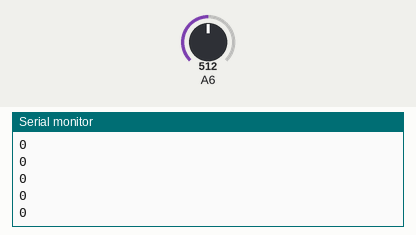
Recording of a sketch running on a simulated Arduino Uno, built with avr-gcc and run on an emulated ATmega328P. Parts: the last lines printed to the serial monitor. Inputs (shaded band) come from the test bench; at power-on: A6 = 512.

Above: at 1.2 s.
1.3 s: A6 set to 710
At 1.9 s:
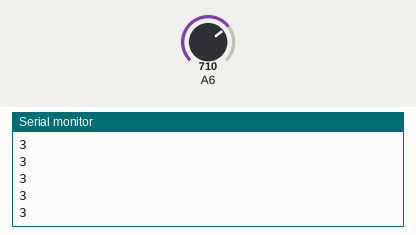
2.8 s: A6 set to 590
At 3.9 s:
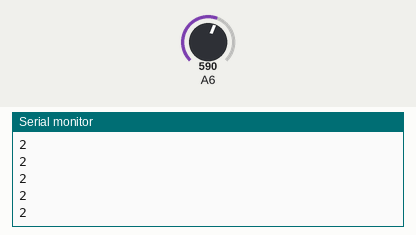
Timing chart, 0 to 5.8 s (numbered marks = the images above; inputs shaded):
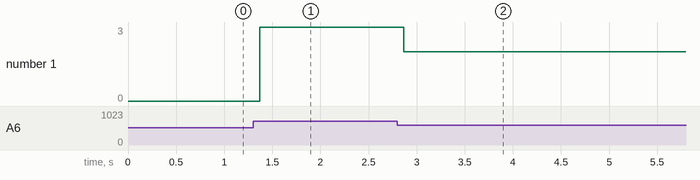

Measured:
- after the input at 1.3 s, the serial monitor: prints a new line after 0.07 s (image 1)
- after the input at 2.8 s, the serial monitor: prints a new line after 0.07 s (image 2)
- plotted number 1: 0 → 3 after the input at 1.3 s, 3 → 2 after the input at 2.8 s

The sketch:

Keys.ino
```cpp
int key = 0;
void setup() {
  // put your setup code here, to run once:
Serial.begin(9600);
}

void loop() {
  // put your main code here, to run repeatedly:
unsigned keyvalue = analogRead(6);
if(100<keyvalue&&keyvalue<150){
  key=1;}
if(550<keyvalue&&keyvalue<600){
  key=2;}
if(700<keyvalue&&keyvalue<750){
  key=3;}
if(1000<keyvalue){
  key=0;}
Serial.println(key);
}
```
